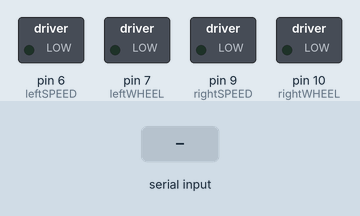
Bench run of a sketch on a simulated Arduino Uno, built with avr-gcc and run on an emulated ATmega328P. Parts: switched loads named in the sketch (green lamp = pin HIGH). The test bench sets the inputs (shaded band). What the sketch prints to the serial monitor is not drawn.

Above: at 1.2 s.
1.3 s: "1" received over the second serial link
At 2.4 s:
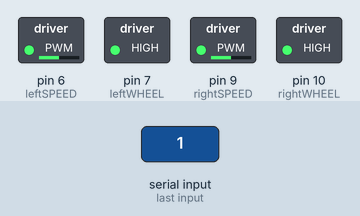
2.8 s: "2" received over the second serial link
At 3.5 s:
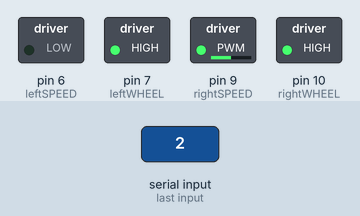
4.3 s: "3" received over the second serial link
At 4.7 s:
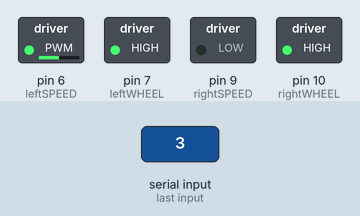
5.8 s: "4" received over the second serial link
At 7.0 s:
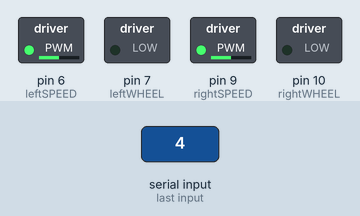
7.3 s: "5" received over the second serial link
At 8.2 s:
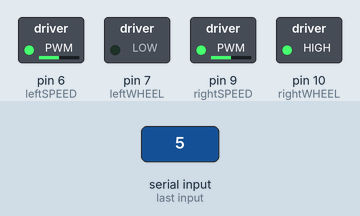
8.8 s: "6" received over the second serial link
At 9.3 s:
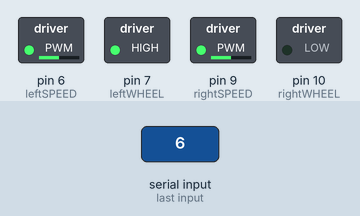
Timing chart, 0 to 11.3 s (numbered marks = the images above; inputs shaded):
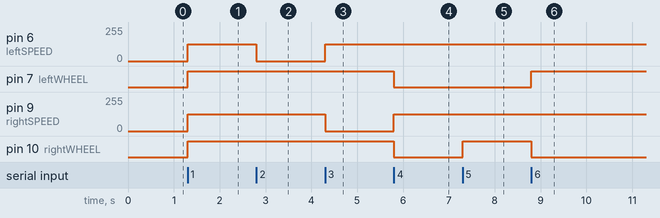

The sketch:

RC_car_controll.ino
```cpp
#include <SoftwareSerial.h>

#define tx 2
#define rx 3

SoftwareSerial blue(2, 3);

int leftSPEED = 6;
int leftWHEEL = 7;
int rightSPEED = 9;
int rightWHEEL = 10;

void setup() {
  Serial.begin(9600);
  blue.begin(9600);
  pinMode(leftSPEED, OUTPUT);
  pinMode(leftWHEEL, OUTPUT);
  //digitalWrite(leftWHEEL, LOW);
 // analogWrite(leftSPEED, 0);
  pinMode(rightSPEED, OUTPUT);
  pinMode(rightWHEEL, OUTPUT);
  //digitalWrite(rightWHEEL, LOW);
 // analogWrite(rightSPEED, 0);
}

void loop() {
  if(blue.available()) {
    int a;

    a = blue.read();
    Serial.write(a);

    if (a=='1') {
      digitalWrite(leftWHEEL, HIGH);
      analogWrite(leftSPEED, 127);
      digitalWrite(rightWHEEL, HIGH);
      analogWrite(rightSPEED, 127);
    }
    if (a=='2') {
      digitalWrite(leftWHEEL, HIGH);
      analogWrite(leftSPEED, 0);
      digitalWrite(rightWHEEL, HIGH);
      analogWrite(rightSPEED, 127);
    }
    if(a=='3') {
      digitalWrite(leftWHEEL, HIGH);
      analogWrite(leftSPEED, 127);
      digitalWrite(rightWHEEL, HIGH);
      analogWrite(rightSPEED, 0);
    }
    if(a=='7') {
      digitalWrite(leftWHEEL, LOW);
      analogWrite(leftSPEED, 0);
      digitalWrite(rightWHEEL, LOW);
      analogWrite(rightSPEED, 0);
    }
    if(a=='4') {
      digitalWrite(leftWHEEL, LOW);
      analogWrite(leftSPEED, 127);
      digitalWrite(rightWHEEL, LOW);
      analogWrite(rightSPEED, 127);
    }
    if(a=='5') {
      digitalWrite(leftWHEEL, LOW);
      analogWrite(leftSPEED, 127);
      digitalWrite(rightWHEEL, HIGH);
      analogWrite(rightSPEED, 127);
    }
    if(a=='6') {
      digitalWrite(leftWHEEL, HIGH);
      analogWrite(leftSPEED, 127);
      digitalWrite(rightWHEEL, LOW);
      analogWrite(rightSPEED, 127);
    }
    if(a=='8') {
      digitalWrite(leftWHEEL, HIGH);
      analogWrite(leftSPEED, 255);
      digitalWrite(rightWHEEL, HIGH);
      analogWrite(rightSPEED, 255);
    }
  }
  if(Serial.available()) {
    blue.write(Serial.read());
  }
}
```

Measured:
- after the input at 1.3 s, pin 6 (leftSPEED), pin 9 (rightSPEED): 0/255 → 127/255 at once; pin 7 (leftWHEEL), pin 10 (rightWHEEL): LOW → HIGH at once
- after the input at 2.8 s, pin 6 (leftSPEED): 127/255 → 0/255 at once
- after the input at 4.3 s, pin 6 (leftSPEED): 0/255 → 127/255 at once; pin 9 (rightSPEED): 127/255 → 0/255 at once
- after the input at 5.8 s, pin 7 (leftWHEEL), pin 10 (rightWHEEL): HIGH → LOW at once; pin 9 (rightSPEED): 0/255 → 127/255 at once
- after the input at 7.3 s, pin 10 (rightWHEEL): LOW → HIGH at once
- after the input at 8.8 s, pin 7 (leftWHEEL): LOW → HIGH at once; pin 10 (rightWHEEL): HIGH → LOW at once
